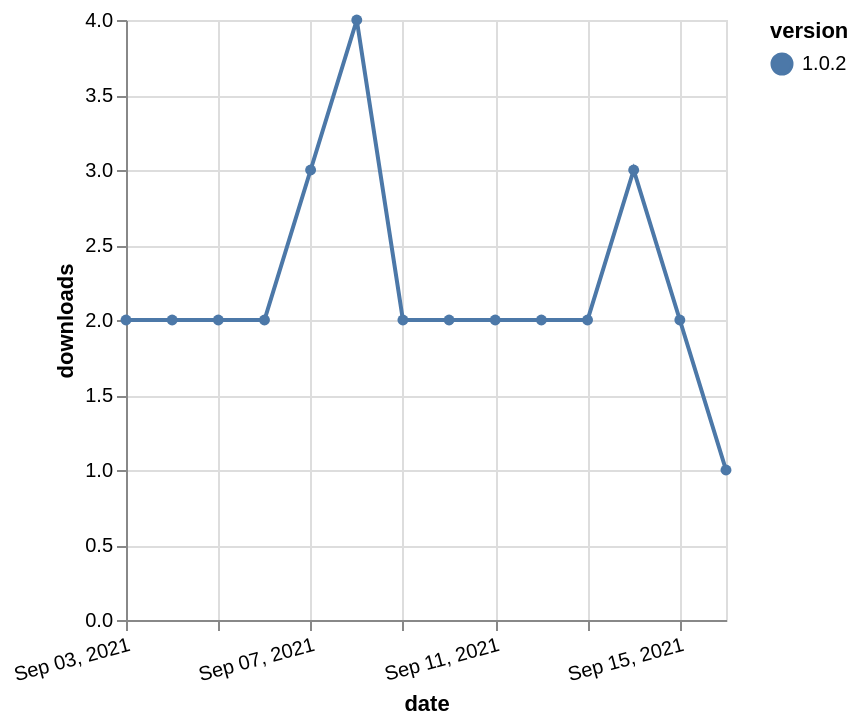

Express this chart as Vega-Lite.
### Vega-Lite specification from a JSON file in a GitHub repository (floating-point values rounded to 4 significant figures)
{"$schema": "https://vega.github.io/schema/vega-lite/v5.json", "description": "A simple bar chart with embedded data.", "data": {"values": [{"date": "2021-09-03", "total": 2480, "delta": 2, "version": "1.0.2"}, {"date": "2021-09-04", "total": 2482, "delta": 2, "version": "1.0.2"}, {"date": "2021-09-05", "total": 2484, "delta": 2, "version": "1.0.2"}, {"date": "2021-09-06", "total": 2486, "delta": 2, "version": "1.0.2"}, {"date": "2021-09-07", "total": 2489, "delta": 3, "version": "1.0.2"}, {"date": "2021-09-08", "total": 2493, "delta": 4, "version": "1.0.2"}, {"date": "2021-09-09", "total": 2495, "delta": 2, "version": "1.0.2"}, {"date": "2021-09-10", "total": 2497, "delta": 2, "version": "1.0.2"}, {"date": "2021-09-11", "total": 2499, "delta": 2, "version": "1.0.2"}, {"date": "2021-09-12", "total": 2501, "delta": 2, "version": "1.0.2"}, {"date": "2021-09-13", "total": 2503, "delta": 2, "version": "1.0.2"}, {"date": "2021-09-14", "total": 2506, "delta": 3, "version": "1.0.2"}, {"date": "2021-09-15", "total": 2508, "delta": 2, "version": "1.0.2"}, {"date": "2021-09-16", "total": 2509, "delta": 1, "version": "1.0.2"}]}, "width": "container", "mark": {"type": "line", "point": {"filled": true}}, "encoding": {"x": {"field": "date", "type": "temporal", "timeUnit": "yearmonthdate", "title": "date", "axis": {"labelAngle": -15}}, "y": {"field": "delta", "type": "quantitative", "title": "downloads"}, "color": {"field": "version", "type": "nominal"}, "tooltip": {"field": "delta"}}}
